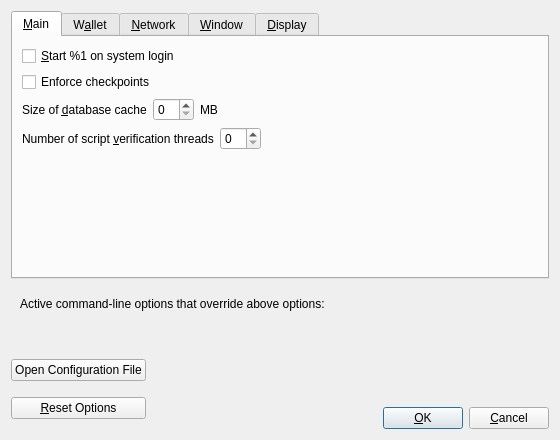
<?xml version="1.0" encoding="UTF-8"?>
<ui version="4.0">
 <class>OptionsDialog</class>
 <widget class="QDialog" name="OptionsDialog">
  <property name="geometry">
   <rect>
    <x>0</x>
    <y>0</y>
    <width>560</width>
    <height>440</height>
   </rect>
  </property>
  <property name="windowTitle">
   <string>Options</string>
  </property>
  <property name="modal">
   <bool>true</bool>
  </property>
  <layout class="QVBoxLayout" name="verticalLayout">
   <item>
    <widget class="QTabWidget" name="tabWidget">
     <property name="currentIndex">
      <number>0</number>
     </property>
     <widget class="QWidget" name="tabMain">
      <attribute name="title">
       <string>&amp;Main</string>
      </attribute>
      <layout class="QVBoxLayout" name="verticalLayout_Main">
       <item>
        <widget class="QCheckBox" name="bitcoinAtStartup">
         <property name="toolTip">
          <string>Automatically start %1 after logging in to the system.</string>
         </property>
         <property name="text">
          <string>&amp;Start %1 on system login</string>
         </property>
        </widget>
       </item>
       <item>
        <widget class="QCheckBox" name="checkpointEnforce">
         <property name="toolTip">
          <string>Check this box to follow the centrally issued checkpoints.</string>
         </property>
         <property name="text">
          <string>Enforce checkpoints</string>
         </property>
        </widget>
       </item>
       <item>
        <layout class="QHBoxLayout" name="horizontalLayout_2_Main">
         <item>
          <widget class="QLabel" name="databaseCacheLabel">
           <property name="text">
            <string>Size of &amp;database cache</string>
           </property>
           <property name="textFormat">
            <enum>Qt::PlainText</enum>
           </property>
           <property name="buddy">
            <cstring>databaseCache</cstring>
           </property>
          </widget>
         </item>
         <item>
          <widget class="QSpinBox" name="databaseCache"/>
         </item>
         <item>
          <widget class="QLabel" name="databaseCacheUnitLabel">
           <property name="text">
            <string>MB</string>
           </property>
           <property name="textFormat">
            <enum>Qt::PlainText</enum>
           </property>
          </widget>
         </item>
         <item>
          <spacer name="horizontalSpacer_2_Main">
           <property name="orientation">
            <enum>Qt::Horizontal</enum>
           </property>
           <property name="sizeHint" stdset="0">
            <size>
             <width>40</width>
             <height>20</height>
            </size>
           </property>
          </spacer>
         </item>
        </layout>
       </item>
       <item>
        <layout class="QHBoxLayout" name="horizontalLayout_3_Main">
         <item>
          <widget class="QLabel" name="threadsScriptVerifLabel">
           <property name="text">
            <string>Number of script &amp;verification threads</string>
           </property>
           <property name="textFormat">
            <enum>Qt::PlainText</enum>
           </property>
           <property name="buddy">
            <cstring>threadsScriptVerif</cstring>
           </property>
          </widget>
         </item>
         <item>
          <widget class="QSpinBox" name="threadsScriptVerif">
           <property name="toolTip">
            <string>(0 = auto, &lt;0 = leave that many cores free)</string>
           </property>
          </widget>
         </item>
         <item>
          <spacer name="horizontalSpacer_3_Main">
           <property name="orientation">
            <enum>Qt::Horizontal</enum>
           </property>
           <property name="sizeHint" stdset="0">
            <size>
             <width>40</width>
             <height>20</height>
            </size>
           </property>
          </spacer>
         </item>
        </layout>
       </item>
       <item>
        <spacer name="verticalSpacer_Main">
         <property name="orientation">
          <enum>Qt::Vertical</enum>
         </property>
         <property name="sizeHint" stdset="0">
          <size>
           <width>20</width>
           <height>40</height>
          </size>
         </property>
        </spacer>
       </item>
      </layout>
     </widget>
     <widget class="QWidget" name="tabWallet">
      <attribute name="title">
       <string>W&amp;allet</string>
      </attribute>
      <layout class="QVBoxLayout" name="verticalLayout_Wallet">
       <item>
        <widget class="QGroupBox" name="groupBox">
         <property name="title">
          <string>Expert</string>
         </property>
         <layout class="QVBoxLayout" name="verticalLayout_2">
          <item>
           <widget class="QCheckBox" name="coinControlFeatures">
            <property name="toolTip">
             <string>Whether to show coin control features or not.</string>
            </property>
            <property name="text">
             <string>Enable coin &amp;control features</string>
            </property>
           </widget>
          </item>
          <item>
           <widget class="QCheckBox" name="spendZeroConfChange">
            <property name="toolTip">
             <string>If you disable the spending of unconfirmed change, the change from a transaction cannot be used until that transaction has at least one confirmation. This also affects how your balance is computed.</string>
            </property>
            <property name="text">
             <string>&amp;Spend unconfirmed change</string>
            </property>
           </widget>
          </item>
         </layout>
        </widget>
       </item>
       <item>
        <spacer name="verticalSpacer_Wallet">
         <property name="orientation">
          <enum>Qt::Vertical</enum>
         </property>
         <property name="sizeHint" stdset="0">
          <size>
           <width>20</width>
           <height>40</height>
          </size>
         </property>
        </spacer>
       </item>
      </layout>
     </widget>
     <widget class="QWidget" name="tabNetwork">
      <attribute name="title">
       <string>&amp;Network</string>
      </attribute>
      <layout class="QVBoxLayout" name="verticalLayout_Network">
       <item>
        <widget class="QCheckBox" name="mapPortUpnp">
         <property name="toolTip">
          <string>Automatically open the Violette client port on the router. This only works when your router supports UPnP and it is enabled.</string>
         </property>
         <property name="text">
          <string>Map port using &amp;UPnP</string>
         </property>
        </widget>
       </item>
       <item>
        <widget class="QCheckBox" name="allowIncoming">
         <property name="toolTip">
          <string>Accept connections from outside.</string>
         </property>
         <property name="text">
          <string>Allow incomin&amp;g connections</string>
         </property>
        </widget>
       </item>
       <item>
        <widget class="QCheckBox" name="connectSocks">
         <property name="toolTip">
          <string>Connect to the Violette network through a SOCKS5 proxy.</string>
         </property>
         <property name="text">
          <string>&amp;Connect through SOCKS5 proxy (default proxy):</string>
         </property>
        </widget>
       </item>
       <item>
        <layout class="QHBoxLayout" name="horizontalLayout_1_Network">
         <item>
          <widget class="QLabel" name="proxyIpLabel">
           <property name="text">
            <string>Proxy &amp;IP:</string>
           </property>
           <property name="textFormat">
            <enum>Qt::PlainText</enum>
           </property>
           <property name="buddy">
            <cstring>proxyIp</cstring>
           </property>
          </widget>
         </item>
         <item>
          <widget class="QValidatedLineEdit" name="proxyIp">
           <property name="minimumSize">
            <size>
             <width>140</width>
             <height>0</height>
            </size>
           </property>
           <property name="maximumSize">
            <size>
             <width>140</width>
             <height>16777215</height>
            </size>
           </property>
           <property name="toolTip">
            <string>IP address of the proxy (e.g. IPv4: 127.0.0.1 / IPv6: ::1)</string>
           </property>
          </widget>
         </item>
         <item>
          <widget class="QLabel" name="proxyPortLabel">
           <property name="text">
            <string>&amp;Port:</string>
           </property>
           <property name="textFormat">
            <enum>Qt::PlainText</enum>
           </property>
           <property name="buddy">
            <cstring>proxyPort</cstring>
           </property>
          </widget>
         </item>
         <item>
          <widget class="QLineEdit" name="proxyPort">
           <property name="minimumSize">
            <size>
             <width>55</width>
             <height>0</height>
            </size>
           </property>
           <property name="maximumSize">
            <size>
             <width>55</width>
             <height>16777215</height>
            </size>
           </property>
           <property name="toolTip">
            <string>Port of the proxy (e.g. 9050)</string>
           </property>
          </widget>
         </item>
         <item>
          <spacer name="horizontalSpacer_1_Network">
           <property name="orientation">
            <enum>Qt::Horizontal</enum>
           </property>
           <property name="sizeHint" stdset="0">
            <size>
             <width>40</width>
             <height>20</height>
            </size>
           </property>
          </spacer>
         </item>
        </layout>
       </item>
       <item>
        <layout class="QHBoxLayout" name="horizontalLayout_2_Network">
         <item>
          <widget class="QLabel" name="proxyActiveNets">
           <property name="text">
            <string>Used for reaching peers via:</string>
           </property>
           <property name="textFormat">
            <enum>Qt::PlainText</enum>
           </property>
          </widget>
         </item>
         <item>
          <widget class="QCheckBox" name="proxyReachIPv4">
           <property name="enabled">
            <bool>false</bool>
           </property>
           <property name="toolTip">
            <string>Shows if the supplied default SOCKS5 proxy is used to reach peers via this network type.</string>
           </property>
           <property name="text">
            <string/>
           </property>
          </widget>
         </item>
         <item>
          <widget class="QLabel" name="proxyReachIPv4Label">
           <property name="text">
            <string>IPv4</string>
           </property>
           <property name="textFormat">
            <enum>Qt::PlainText</enum>
           </property>
          </widget>
         </item>
         <item>
          <widget class="QCheckBox" name="proxyReachIPv6">
           <property name="enabled">
            <bool>false</bool>
           </property>
           <property name="toolTip">
            <string>Shows if the supplied default SOCKS5 proxy is used to reach peers via this network type.</string>
           </property>
           <property name="text">
            <string/>
           </property>
          </widget>
         </item>
         <item>
          <widget class="QLabel" name="proxyReachIPv6Label">
           <property name="text">
            <string>IPv6</string>
           </property>
           <property name="textFormat">
            <enum>Qt::PlainText</enum>
           </property>
          </widget>
         </item>
         <item>
          <widget class="QCheckBox" name="proxyReachTor">
           <property name="enabled">
            <bool>false</bool>
           </property>
           <property name="toolTip">
            <string>Shows if the supplied default SOCKS5 proxy is used to reach peers via this network type.</string>
           </property>
           <property name="text">
            <string/>
           </property>
          </widget>
         </item>
         <item>
          <widget class="QLabel" name="proxyReachTorLabel">
           <property name="text">
            <string>Tor</string>
           </property>
           <property name="textFormat">
            <enum>Qt::PlainText</enum>
           </property>
          </widget>
         </item>
         <item>
          <spacer name="horizontalSpacer_2_Network">
           <property name="orientation">
            <enum>Qt::Horizontal</enum>
           </property>
           <property name="sizeHint" stdset="0">
            <size>
             <width>40</width>
             <height>20</height>
            </size>
           </property>
          </spacer>
         </item>
        </layout>
       </item>
       <item>
        <widget class="QCheckBox" name="connectSocksTor">
         <property name="toolTip">
          <string>Connect to the Violette network through a separate SOCKS5 proxy for Tor hidden services.</string>
         </property>
         <property name="text">
          <string>Use separate SOCKS&amp;5 proxy to reach peers via Tor hidden services:</string>
         </property>
        </widget>
       </item>
       <item>
        <layout class="QHBoxLayout" name="horizontalLayout_3_Network">
         <item>
          <widget class="QLabel" name="proxyIpTorLabel">
           <property name="text">
            <string>Proxy &amp;IP:</string>
           </property>
           <property name="textFormat">
            <enum>Qt::PlainText</enum>
           </property>
           <property name="buddy">
            <cstring>proxyIpTor</cstring>
           </property>
          </widget>
         </item>
         <item>
          <widget class="QValidatedLineEdit" name="proxyIpTor">
           <property name="minimumSize">
            <size>
             <width>140</width>
             <height>0</height>
            </size>
           </property>
           <property name="maximumSize">
            <size>
             <width>140</width>
             <height>16777215</height>
            </size>
           </property>
           <property name="toolTip">
            <string>IP address of the proxy (e.g. IPv4: 127.0.0.1 / IPv6: ::1)</string>
           </property>
          </widget>
         </item>
         <item>
          <widget class="QLabel" name="proxyPortTorLabel">
           <property name="text">
            <string>&amp;Port:</string>
           </property>
           <property name="textFormat">
            <enum>Qt::PlainText</enum>
           </property>
           <property name="buddy">
            <cstring>proxyPortTor</cstring>
           </property>
          </widget>
         </item>
         <item>
          <widget class="QLineEdit" name="proxyPortTor">
           <property name="minimumSize">
            <size>
             <width>55</width>
             <height>0</height>
            </size>
           </property>
           <property name="maximumSize">
            <size>
             <width>55</width>
             <height>16777215</height>
            </size>
           </property>
           <property name="toolTip">
            <string>Port of the proxy (e.g. 9050)</string>
           </property>
          </widget>
         </item>
         <item>
          <spacer name="horizontalSpacer_4_Network">
           <property name="orientation">
            <enum>Qt::Horizontal</enum>
           </property>
           <property name="sizeHint" stdset="0">
            <size>
             <width>40</width>
             <height>20</height>
            </size>
           </property>
          </spacer>
         </item>
        </layout>
       </item>
       <item>
        <spacer name="verticalSpacer_Network">
         <property name="orientation">
          <enum>Qt::Vertical</enum>
         </property>
         <property name="sizeHint" stdset="0">
          <size>
           <width>20</width>
           <height>40</height>
          </size>
         </property>
        </spacer>
       </item>
      </layout>
     </widget>
     <widget class="QWidget" name="tabWindow">
      <attribute name="title">
       <string>&amp;Window</string>
      </attribute>
      <layout class="QVBoxLayout" name="verticalLayout_Window">
       <item>
        <widget class="QCheckBox" name="hideTrayIcon">
         <property name="toolTip">
          <string>Hide the icon from the system tray.</string>
         </property>
         <property name="text">
          <string>&amp;Hide tray icon</string>
         </property>
        </widget>
       </item>
       <item>
        <widget class="QCheckBox" name="minimizeToTray">
         <property name="toolTip">
          <string>Show only a tray icon after minimizing the window.</string>
         </property>
         <property name="text">
          <string>&amp;Minimize to the tray instead of the taskbar</string>
         </property>
        </widget>
       </item>
       <item>
        <widget class="QCheckBox" name="minimizeOnClose">
         <property name="toolTip">
          <string>Minimize instead of exit the application when the window is closed. When this option is enabled, the application will be closed only after selecting Exit in the menu.</string>
         </property>
         <property name="text">
          <string>M&amp;inimize on close</string>
         </property>
        </widget>
       </item>
       <item>
        <spacer name="verticalSpacer_Window">
         <property name="orientation">
          <enum>Qt::Vertical</enum>
         </property>
         <property name="sizeHint" stdset="0">
          <size>
           <width>20</width>
           <height>40</height>
          </size>
         </property>
        </spacer>
       </item>
      </layout>
     </widget>
     <widget class="QWidget" name="tabDisplay">
      <attribute name="title">
       <string>&amp;Display</string>
      </attribute>
      <layout class="QVBoxLayout" name="verticalLayout_Display">
       <item>
        <layout class="QHBoxLayout" name="horizontalLayout_1_Display">
         <item>
          <widget class="QLabel" name="langLabel">
           <property name="text">
            <string>User Interface &amp;language:</string>
           </property>
           <property name="textFormat">
            <enum>Qt::PlainText</enum>
           </property>
           <property name="buddy">
            <cstring>lang</cstring>
           </property>
          </widget>
         </item>
         <item>
          <widget class="QValueComboBox" name="lang">
           <property name="toolTip">
            <string>The user interface language can be set here. This setting will take effect after restarting %1.</string>
           </property>
          </widget>
         </item>
        </layout>
       </item>
       <item>
        <layout class="QHBoxLayout" name="horizontalLayout_2_Display">
         <item>
          <widget class="QLabel" name="unitLabel">
           <property name="text">
            <string>&amp;Unit to show amounts in:</string>
           </property>
           <property name="textFormat">
            <enum>Qt::PlainText</enum>
           </property>
           <property name="buddy">
            <cstring>unit</cstring>
           </property>
          </widget>
         </item>
         <item>
          <widget class="QValueComboBox" name="unit">
           <property name="toolTip">
            <string>Choose the default subdivision unit to show in the interface and when sending coins.</string>
           </property>
          </widget>
         </item>
        </layout>
       </item>
       <item>
        <layout class="QHBoxLayout" name="horizontalLayout_3_Display">
         <item>
          <widget class="QLabel" name="thirdPartyTxUrlsLabel">
           <property name="toolTip">
            <string>Third party URLs (e.g. a block explorer) that appear in the transactions tab as context menu items. %s in the URL is replaced by transaction hash. Multiple URLs are separated by vertical bar |.</string>
           </property>
           <property name="text">
            <string>&amp;Third party transaction URLs</string>
           </property>
           <property name="buddy">
            <cstring>thirdPartyTxUrls</cstring>
           </property>
          </widget>
         </item>
         <item>
          <widget class="QLineEdit" name="thirdPartyTxUrls">
           <property name="toolTip">
            <string>Third party URLs (e.g. a block explorer) that appear in the transactions tab as context menu items. %s in the URL is replaced by transaction hash. Multiple URLs are separated by vertical bar |.</string>
           </property>
          </widget>
         </item>
        </layout>
       </item>
       <item>
        <spacer name="verticalSpacer_Display">
         <property name="orientation">
          <enum>Qt::Vertical</enum>
         </property>
         <property name="sizeHint" stdset="0">
          <size>
           <width>20</width>
           <height>40</height>
          </size>
         </property>
        </spacer>
       </item>
      </layout>
     </widget>
    </widget>
   </item>
   <item>
    <widget class="QFrame" name="frame">
     <layout class="QVBoxLayout" name="verticalLayout_Bottom">
      <item>
       <layout class="QHBoxLayout" name="horizontalLayout_Bottom">
        <item>
         <widget class="QLabel" name="overriddenByCommandLineInfoLabel">
          <property name="text">
           <string>Active command-line options that override above options:</string>
          </property>
          <property name="textFormat">
           <enum>Qt::PlainText</enum>
          </property>
         </widget>
        </item>
        <item>
         <spacer name="horizontalSpacer_Bottom">
          <property name="orientation">
           <enum>Qt::Horizontal</enum>
          </property>
          <property name="sizeHint" stdset="0">
           <size>
            <width>40</width>
            <height>20</height>
           </size>
          </property>
         </spacer>
        </item>
       </layout>
      </item>
      <item>
       <widget class="QLabel" name="overriddenByCommandLineLabel">
        <property name="text">
         <string/>
        </property>
        <property name="textFormat">
         <enum>Qt::PlainText</enum>
        </property>
        <property name="wordWrap">
         <bool>true</bool>
        </property>
       </widget>
      </item>
     </layout>
    </widget>
   </item>
   <item>
    <layout class="QHBoxLayout" name="horizontalLayout_Buttons">
     <item>
      <layout class="QVBoxLayout" name="verticalLayout_Buttons">
       <item>
        <widget class="QPushButton" name="openBitcoinConfButton">
         <property name="toolTip">
          <string>Open the %1 configuration file from the working directory.</string>
         </property>
         <property name="text">
          <string>Open Configuration File</string>
         </property>
         <property name="autoDefault">
          <bool>false</bool>
         </property>
        </widget>
       </item>
       <item>
        <widget class="QPushButton" name="resetButton">
         <property name="toolTip">
          <string>Reset all client options to default.</string>
         </property>
         <property name="text">
          <string>&amp;Reset Options</string>
         </property>
         <property name="autoDefault">
          <bool>false</bool>
         </property>
        </widget>
       </item>
      </layout>
     </item>
     <item>
      <spacer name="horizontalSpacer_1">
       <property name="orientation">
        <enum>Qt::Horizontal</enum>
       </property>
       <property name="sizeHint" stdset="0">
        <size>
         <width>40</width>
         <height>48</height>
        </size>
       </property>
      </spacer>
     </item>
     <item>
      <widget class="QLabel" name="statusLabel">
       <property name="minimumSize">
        <size>
         <width>200</width>
         <height>0</height>
        </size>
       </property>
       <property name="font">
        <font>
         <weight>75</weight>
         <bold>true</bold>
        </font>
       </property>
       <property name="text">
        <string/>
       </property>
       <property name="textFormat">
        <enum>Qt::PlainText</enum>
       </property>
       <property name="wordWrap">
        <bool>true</bool>
       </property>
      </widget>
     </item>
     <item>
      <spacer name="horizontalSpacer_2">
       <property name="orientation">
        <enum>Qt::Horizontal</enum>
       </property>
       <property name="sizeHint" stdset="0">
        <size>
         <width>40</width>
         <height>48</height>
        </size>
       </property>
      </spacer>
     </item>
     <item>
      <layout class="QVBoxLayout" name="verticalLayout_4">
       <item>
        <spacer name="verticalSpacer">
         <property name="orientation">
          <enum>Qt::Vertical</enum>
         </property>
         <property name="sizeHint" stdset="0">
          <size>
           <width>20</width>
           <height>40</height>
          </size>
         </property>
        </spacer>
       </item>
       <item>
        <layout class="QHBoxLayout" name="horizontalLayout">
         <item>
          <widget class="QPushButton" name="okButton">
           <property name="text">
            <string>&amp;OK</string>
           </property>
           <property name="autoDefault">
            <bool>false</bool>
           </property>
           <property name="default">
            <bool>true</bool>
           </property>
          </widget>
         </item>
         <item>
          <widget class="QPushButton" name="cancelButton">
           <property name="text">
            <string>&amp;Cancel</string>
           </property>
           <property name="autoDefault">
            <bool>false</bool>
           </property>
          </widget>
         </item>
        </layout>
       </item>
      </layout>
     </item>
    </layout>
   </item>
  </layout>
 </widget>
 <customwidgets>
  <customwidget>
   <class>QValidatedLineEdit</class>
   <extends>QLineEdit</extends>
   <header>qt/qvalidatedlineedit.h</header>
  </customwidget>
  <customwidget>
   <class>QValueComboBox</class>
   <extends>QComboBox</extends>
   <header>qt/qvaluecombobox.h</header>
  </customwidget>
 </customwidgets>
 <resources/>
 <connections/>
</ui>
